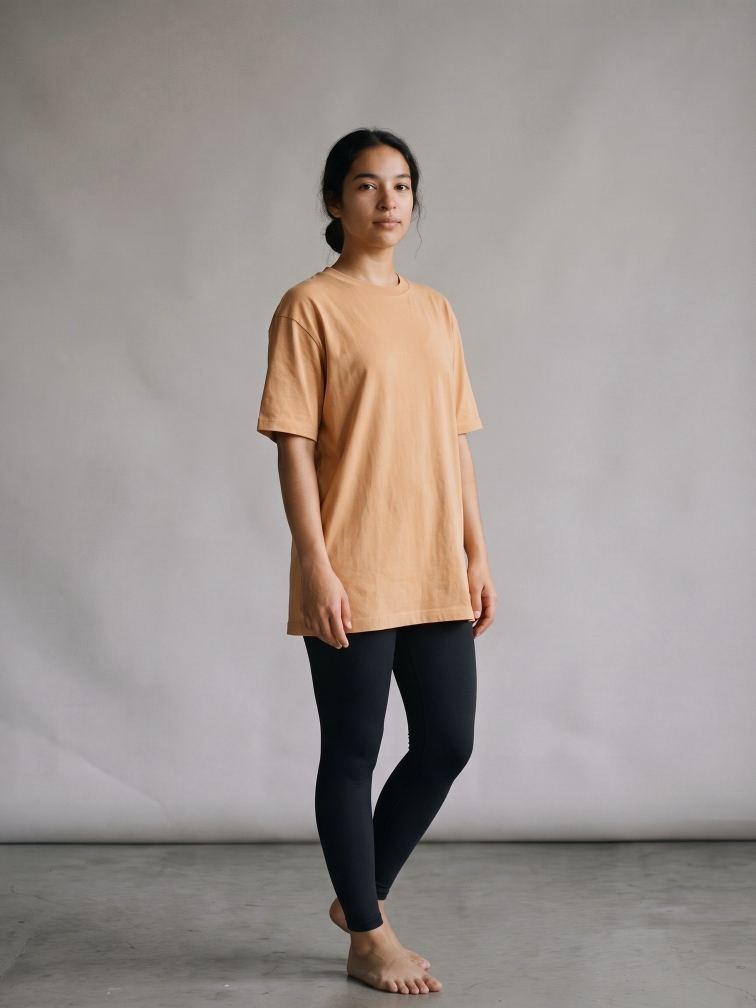
#> input picture tools/imagery/refs/house-backdrop.jpg, 1512 x 2016 px (shown at 1/2 size)
$ python colourway_from_edit_v2.py refs/house-backdrop.jpg refs/model-b-hero-reference.jpg refs/model-b-hero-reference.jpg
#> lines starting #> are read from the running program, lines starting #| are printed output that depends on the picture; after the words box and inside, x2 and y2 are one past the last pixel; in counts of white or black regions, pixels touching at a corner belong together
#!/usr/bin/env python3
"""colourway_from_edit.py, generalized for a NON-black (chromatic) base garment.

Same idea as the original: same photograph, only the garment pixels get the render's fabric.
The original derived the garment mask from the base alone (floodfill on "dark & neutral" pixels) —
that only works when the base garment is black. For a wine/burgundy base that test excludes most
of the garment (wine has high R-B, "neutral" fails), which is why the wine->blush composites came
out barely-changed or a jagged partial blob.

New approach, colour-agnostic:
  1. align the EDIT to the BASE using a generous fixed centre-box exclusion (garment always lands
     roughly hip-to-thigh, centred) as the "known non-garment" reference region for the search —
     doesn't need to be exact, just needs to leave enough real reference pixels (head, arms, lower
     legs, floor, background) outside it.
  2. after alignment, the garment is wherever the aligned edit and the base differ a lot in colour
     (recolour) while skin/tee/background/floor should already match closely — so the true mask is
     the big connected blob of "aligned edit far from base" pixels inside (a dilation of) the coarse
     centre-box.
  3. composite exactly like the original: take the aligned render's own fabric pixels across the
     mask, with a shading-preserving recolour fallback for the ivory tee (so the tee never shifts)
     and any small silhouette mismatch slivers.
usage: python3 colourway_from_edit_v2.py base.jpg edit.jpg out.jpg
"""
import sys, numpy as np
from PIL import Image, ImageFilter, ImageDraw
from scipy import ndimage

def _blur(a, r):
    return np.asarray(Image.fromarray(np.clip(a*255,0,255).astype(np.uint8)).filter(ImageFilter.GaussianBlur(r))).astype(float)/255
def _dil(m,r): return np.asarray(Image.fromarray((m*255).astype(np.uint8)).filter(ImageFilter.MaxFilter(int(r)|1)))>127
def _erd(m,r): return ~_dil(~m,r)

def warp(img, s, dy, dx):
    H,W=img.shape[:2]
    im=Image.fromarray(np.clip(img,0,255).astype(np.uint8))
    nw,nh=max(1,int(round(W*s))),max(1,int(round(H*s)))
    im=im.resize((nw,nh),Image.LANCZOS)
    canvas=Image.new(im.mode,(W,H)); ox=int(round((W-nw)/2+dx)); oy=int(round((H-nh)/2+dy))
    canvas.paste(im,(ox,oy))
    return np.asarray(canvas).astype(float)

def largest_component(mask):
    """largest connected blob of a boolean mask via scipy.ndimage.label."""
    lab,n=ndimage.label(mask)
    if n==0: return mask
    sizes=ndimage.sum(mask,lab,range(1,n+1))
    best=int(np.argmax(sizes))+1
    return lab==best

def main():
    base_p,edit_p,out_p=sys.argv[1],sys.argv[2],sys.argv[3]
    B=np.asarray(Image.open(base_p).convert('RGB')).astype(float)
    E=np.asarray(Image.open(edit_p).convert('RGB').resize((B.shape[1],B.shape[0]),Image.LANCZOS)).astype(float)
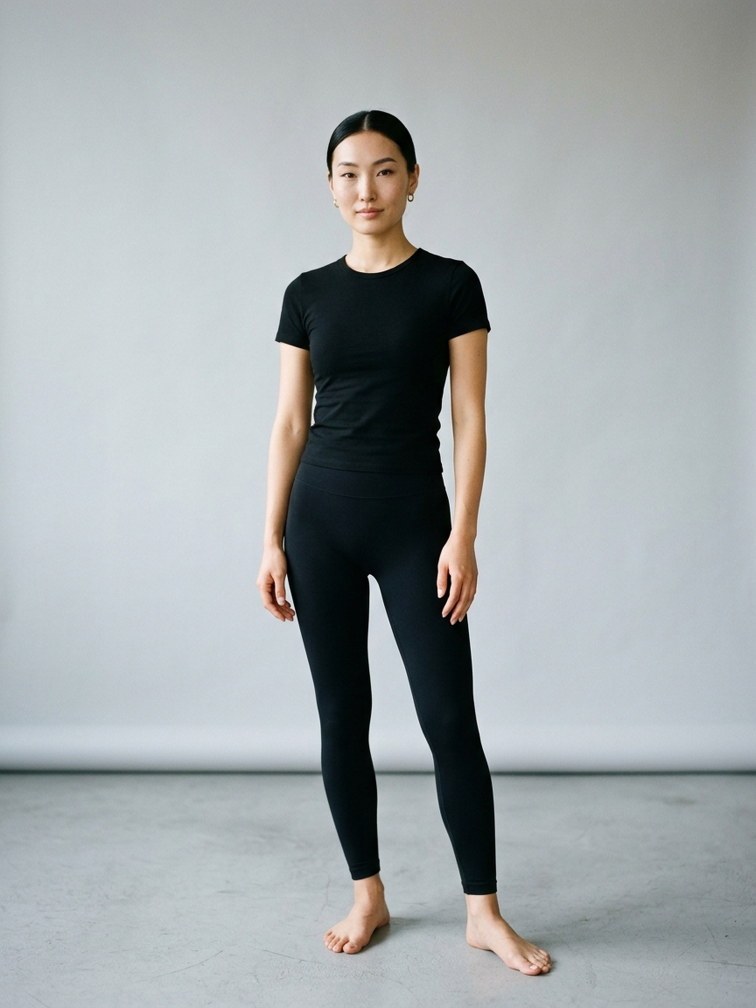
#> input picture tools/imagery/refs/model-b-hero-reference.jpg, 1512 x 2016 px (shown at 1/2 size)
    H,W,_=B.shape
#> H = 2016; W = 1512

    # adaptive box: unaligned base/edit diff already flags the garment (scale/shift error is small,
    # a few % — most of the frame outside the garment differs by near-zero even before alignment).
    # This handles both a full-body shot (garment ~1/3 of frame) and a tight detail crop (garment
    # fills almost the whole frame) without hand-tuned fractions.
    diff0=np.sqrt(((E-B)**2).sum(2))
    cand0=diff0>35
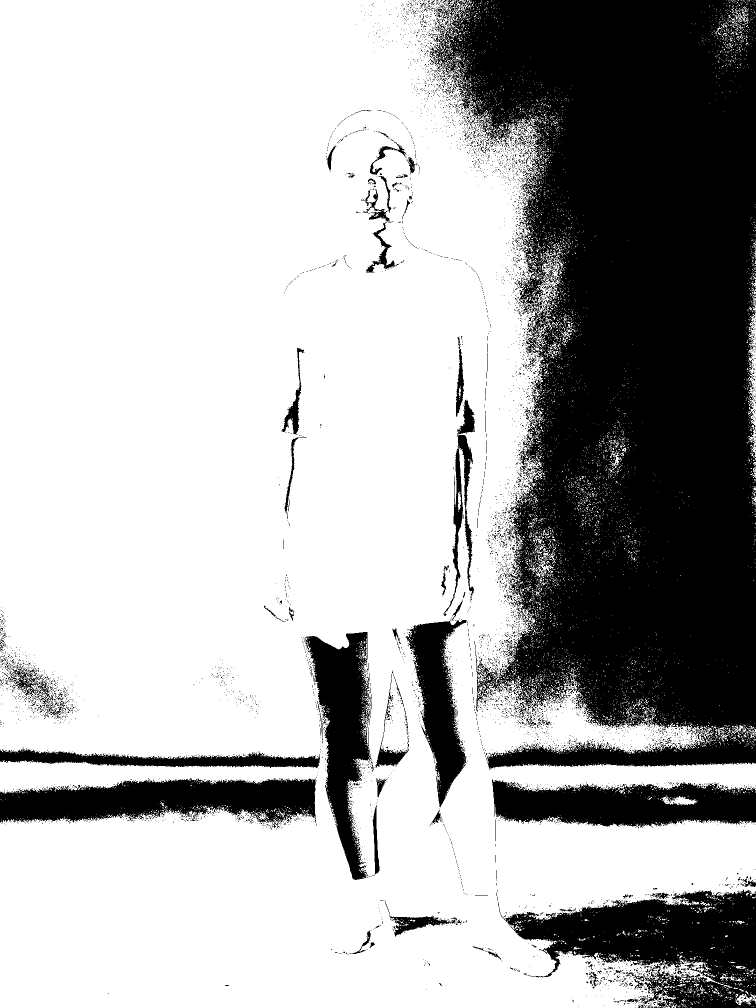
#> cand0: shape (2016, 1512) bool (shown at 1/2 size); 69.1% white; 6010 black regions (5835 under 20 px), largest, box (x1, y1, x2, y2) and area: (860, 0, 1512, 1540) 692967, (1001, 1779, 1512, 2016) 64782, (0, 1556, 632, 1648) 40369
    cand0=_blur(cand0.astype(float),2.0)>0.4
#> cand0: shape (2016, 1512) bool; 70% white; 157 black regions (88 under 20 px), largest, box (x1, y1, x2, y2) and area: (864, 0, 1512, 1536) 695737, (1012, 1782, 1512, 2016) 64521, (0, 1559, 631, 1644) 39615
    lab0,n0=ndimage.label(cand0)
#> lab0: shape (2016, 1512) int32; 185 distinct labels, from 0 to 184
#> n0 = 184
    if n0>0:
        sizes0=ndimage.sum(cand0,lab0,range(1,n0+1))
#> sizes0 = 184 values, max 2120537 at index 0, min 1 at index 16, mean 11592.8
        best0=int(np.argmax(sizes0))+1
#> best0 = 1
        blob0=lab0==best0
#> blob0: shape (2016, 1512) bool; 69.6% white; 154 black regions (85 under 20 px), largest, box (x1, y1, x2, y2) and area: (864, 0, 1512, 1536) 705589, (1012, 1782, 1512, 2016) 66264, (0, 1559, 631, 1644) 39698
        ys,xs=np.where(blob0)
        y0,y1=max(0,ys.min()-int(H*0.06)),min(H,ys.max()+int(H*0.06))
#> y0 = 0; y1 = 2016
        x0,x1=max(0,xs.min()-int(W*0.06)),min(W,xs.max()+int(W*0.06))
#> x0 = 0; x1 = 1512
    else:
        y0,y1,x0,x1=int(H*0.36),int(H*0.82),int(W*0.10),int(W*0.90)
    box=np.zeros((H,W),dtype=bool)
    box[y0:y1,x0:x1]=True
    ref=~_dil(box,25)

    f=4; Bs=np.asarray(Image.fromarray(B.astype(np.uint8)).resize((W//f,H//f),Image.BOX)).astype(float).mean(2)
    Es=np.asarray(Image.fromarray(E.astype(np.uint8)).resize((W//f,H//f),Image.BOX)).astype(float).mean(2)
    refs=np.asarray(Image.fromarray((ref*255).astype(np.uint8)).resize((W//f,H//f),Image.BOX))>200
    refs[:2]=refs[-2:]=False; refs[:,:2]=refs[:,-2:]=False
    best=(1e9,1.0,0,0)
    for s in np.arange(0.92,1.0801,0.01):
        Ew=warp(Es,s,0,0)
        for dy in range(-12,13):
            for dx in range(-12,13):
                sh=np.roll(np.roll(Ew,dy,0),dx,1)
                sc=np.abs(sh-Bs)[refs].mean()
                if sc<best[0]: best=(sc,s,dy,dx)
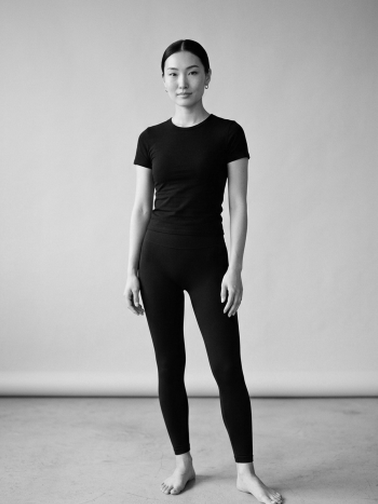
#> Ew: shape (504, 378) float64; min 0, max 255, mean 166.4
#> after the loop, best = (1e+09, 1, 0, 0)
    sc,s,dy,dx=best
#> sc = 1e+09; s = 1; dy = 0; dx = 0
    f2=2; B2=np.asarray(Image.fromarray(B.astype(np.uint8)).resize((W//f2,H//f2),Image.BOX)).astype(float).mean(2)
    E2=np.asarray(Image.fromarray(E.astype(np.uint8)).resize((W//f2,H//f2),Image.BOX)).astype(float).mean(2)
    ref2=np.asarray(Image.fromarray((ref*255).astype(np.uint8)).resize((W//f2,H//f2),Image.BOX))>200
    ref2[:4]=ref2[-4:]=False; ref2[:,:4]=ref2[:,-4:]=False
    best2=(1e9,s,dy*2,dx*2)
#> best2 = (1e+09, 1, 0, 0)
    for s2 in np.arange(s-0.006,s+0.0061,0.002):
        Ew=warp(E2,s2,0,0)
        for ddy in range(-4,5):
            for ddx in range(-4,5):
                sh=np.roll(np.roll(Ew,dy*2+ddy,0),dx*2+ddx,1)
                v=np.abs(sh-B2)[ref2].mean()
                if v<best2[0]: best2=(v,s2,dy*2+ddy,dx*2+ddx)
#> Ew: shape (1008, 756) float64
    v,s,dy2,dx2=best2
#> v = 1e+09; dy2 = 0; dx2 = 0
    Ea=warp(E,s,dy2*2,dx2*2)
#> in warp, im is the input picture: PIL image 1512x2016 RGB; mean R, G, B 163.6, 169.5, 171
#> in warp (call 25), `canvas = Image.new(im.mode, (W, H))`: canvas: PIL image 1512x2016 RGB; every value is 0
    resid=np.abs(Ea.mean(2)-B.mean(2))[ref].mean()
#> resid = nan

    # true garment mask: big colour-diff blob inside the coarse box
    diff=np.sqrt(((Ea-B)**2).sum(2))
    cand=(diff>40)&_dil(box,10)
#> in _dil (call 2), `def _dil(m,r): return np.asarray(Image.fromarray((m*255).astype(np.uin..`: returned value: shape (2016, 1512) bool; every value is 1
#> cand: shape (2016, 1512) bool; 65.4% white; 5473 black regions (5311 under 20 px), largest, box (x1, y1, x2, y2) and area: (805, 0, 1512, 1540) 768459, (998, 1778, 1512, 2016) 74600, (0, 1555, 633, 1661) 46082
    cand=_blur(cand.astype(float),1.5)>0.5
#> cand: shape (2016, 1512) bool; 65.3% white; 304 black regions (197 under 20 px), largest, box (x1, y1, x2, y2) and area: (828, 0, 1512, 1538) 780459, (1008, 1779, 1512, 2016) 76211, (0, 1557, 631, 1659) 46811
    m=largest_component(cand)
#> in largest_component, `lab,n=ndimage.label(mask)`:
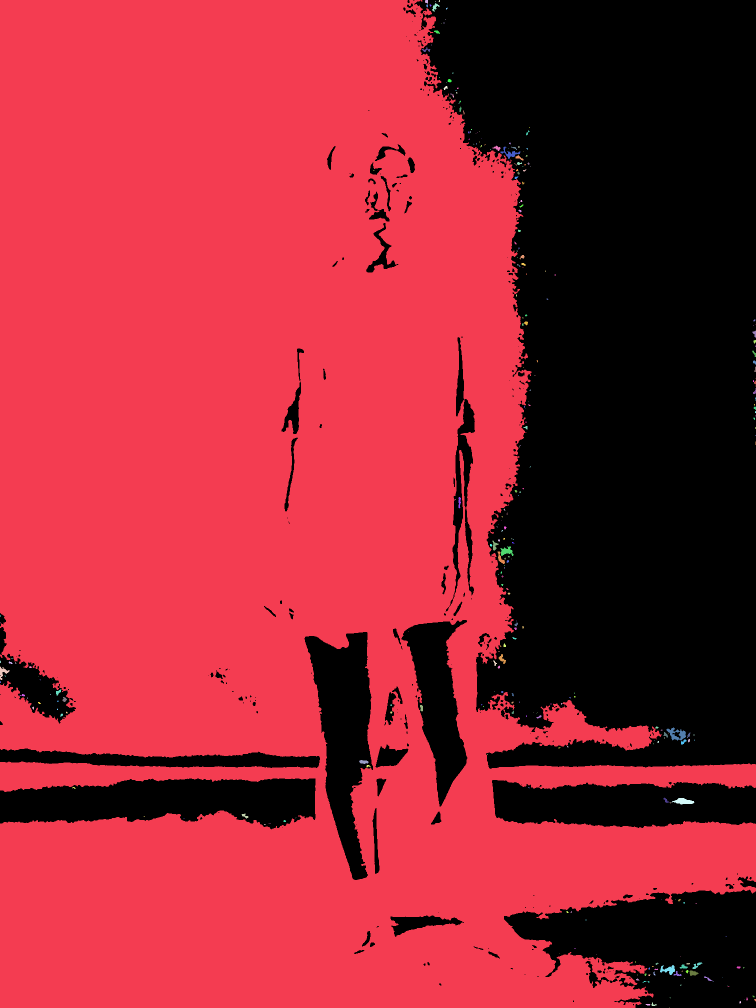
#> lab: shape (2016, 1512) int32 (shown at 1/2 size); 308 distinct labels, from 0 to 307; one colour per label, 0 black
#> in largest_component, `lab,n=ndimage.label(mask)`: n = 307
#> in largest_component, `sizes=ndimage.sum(mask,lab,range(1,n+1))`: sizes = 307 values, max 1985237 at index 0, min 1 at index 10, mean 6488
#> in largest_component, `best=int(np.argmax(sizes))+1`: best = 1
#> in largest_component, `return lab==best`: returned value: shape (2016, 1512) bool; 65.1% white; 302 black regions (196 under 20 px), largest, box (x1, y1, x2, y2) and area: (828, 0, 1512, 1538) 784623, (1008, 1779, 1512, 2016) 77373, (0, 1557, 631, 1659) 46925
    m=_dil(_erd(m,3),3)  # clean speckle, keep shape
#> in _dil (call 3), `def _dil(m,r): return np.asarray(Image.fromarray((m*255).astype(np.uin..`: returned value: shape (2016, 1512) bool; 35.9% white; 198 white regions (66 under 20 px), largest, box (x1, y1, x2, y2) and area: (813, 0, 1512, 1539) 793902, (1007, 1778, 1512, 2016) 80894, (0, 1556, 632, 1660) 48861
#> in _dil (call 4), `def _dil(m,r): return np.asarray(Image.fromarray((m*255).astype(np.uin..`: returned value: shape (2016, 1512) bool; 65.1% white; 247 black regions (161 under 20 px), largest, box (x1, y1, x2, y2) and area: (828, 0, 1512, 1538) 785775, (1008, 1779, 1512, 2016) 78332, (0, 1557, 631, 1659) 47004

    L=Ea.mean(2); R,Bl=Ea[...,0],Ea[...,2]
    region=_dil(m,7)
#> in _dil (call 5), `def _dil(m,r): return np.asarray(Image.fromarray((m*255).astype(np.uin..`: returned value: shape (2016, 1512) bool; 67.3% white; 61 black regions (30 under 20 px), largest, box (x1, y1, x2, y2) and area: (837, 0, 1512, 1533) 769224, (1012, 1784, 1512, 2016) 71972, (0, 1560, 628, 1654) 41756
    ivory=(L>200)&(R-Bl<28)&m
#> ivory: shape (2016, 1512) bool; 24.5% white; 2516 white regions (2375 under 20 px), largest, box (x1, y1, x2, y2) and area: (0, 253, 709, 1522) 634127, (805, 415, 1322, 1518) 69480, (736, 1150, 866, 1523) 21647
    take=region&~ivory
#> take: shape (2016, 1512) bool; 42.8% white; 1812 white regions (1725 under 20 px), largest, box (x1, y1, x2, y2) and area: (0, 0, 1512, 2016) 1292868, (769, 1373, 805, 1451) 773, (956, 1266, 980, 1294) 225
    Lb=B.mean(2); Lg=Lb[m]; lo,hi=(np.percentile(Lg,2),np.percentile(Lg,99.5)) if m.sum()>200 else (0,255)
#> after `lo, hi = (np.percentile(Lg, 2), np.percentile(Lg, 99.5)) if m.sum() > `: lo = 14.33; hi = 199.3
    n=np.clip((Lb-lo)/max(hi-lo,1),0,1); k=0.5+(1.3-0.5)*n**0.85
    fabpix=m&(R-Bl>18)&(L<200)&(L>40)
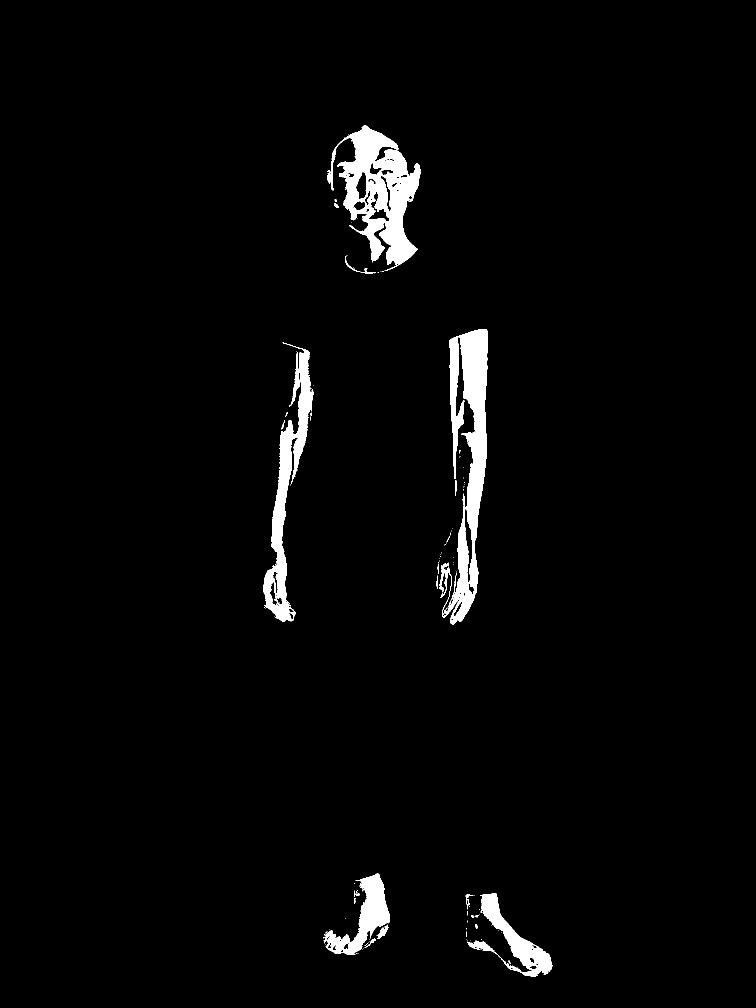
#> fabpix: shape (2016, 1512) bool (shown at 1/2 size); 2.6% white; 108 white regions (87 under 20 px), largest, box (x1, y1, x2, y2) and area: (878, 658, 976, 1249) 24395, (654, 250, 841, 542) 23516, (526, 685, 627, 1243) 14306
    tgt=np.median(Ea[fabpix],axis=0)/max(np.median(k[fabpix]),0.2) if fabpix.sum()>500 else np.array([201.,168.,136.])
#> tgt = [143.7, 103.9, 75.3]
    fallcol=tgt[None,None,:]*k[...,None]
    out=np.where(ivory[...,None],fallcol,Ea)
    al=_blur(region.astype(float),1.2)[...,None]
    final=np.where(al>0.999,out,al*out+(1-al)*B); final=np.where(_dil(region,5)[...,None],final,B)
#> after `final = np.where(al > 0.999, out, al * out + (1 - al) * B)`:
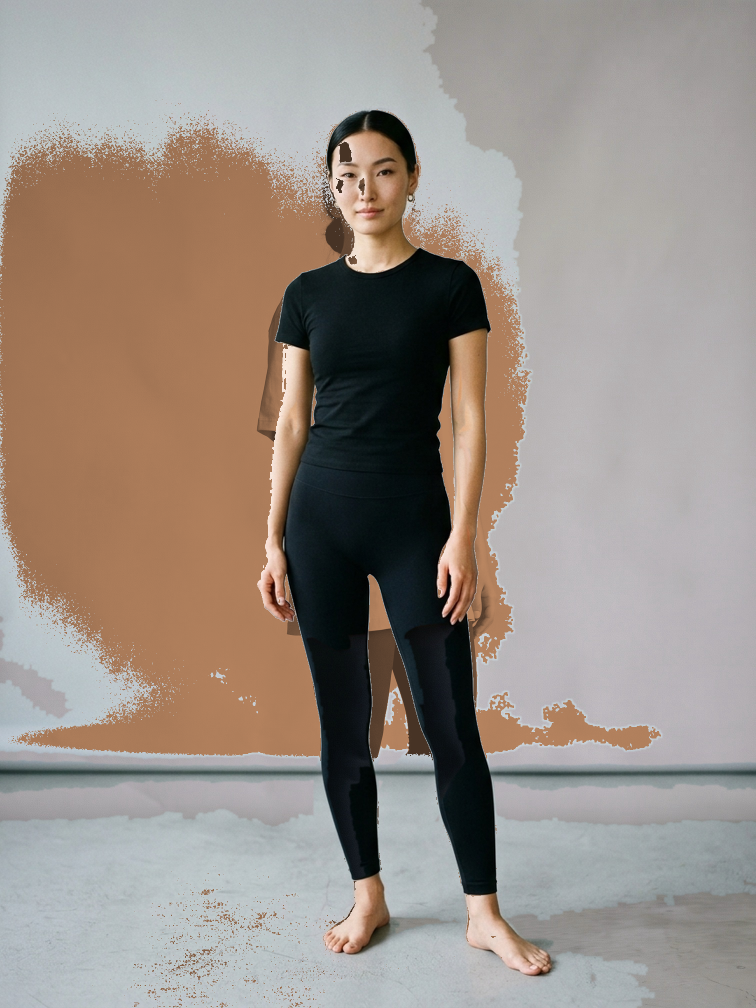
#> final: shape (2016, 1512, 3) float64 (shown at 1/2 size); mean of channels 0, 1, 2 153.9, 143.3, 135.3; drawn as R, G, B
    share=take.sum()/max(m.sum(),1)
#> share = 0.657
    Image.fromarray(np.clip(final,0,255).astype(np.uint8)).save(out_p,quality=94)
    flag="" if (share>0.85 and resid<14) else "   <-- CHECK: low render share or poor alignment"
    print(f"{out_p.split('/')[-1]:28s} scale={s:.3f} shift=({dy2*2:+d},{dx2*2:+d}) align residual={resid:.1f}  garment px={int(m.sum())}  garment from render={share*100:.1f}%{flag}")
#| model-b-hero-reference.jpg   scale=1.000 shift=(+0,+0) align residual=nan  garment px=1983703  garment from render=65.7%   <-- CHECK: low render share or poor alignment
main()
